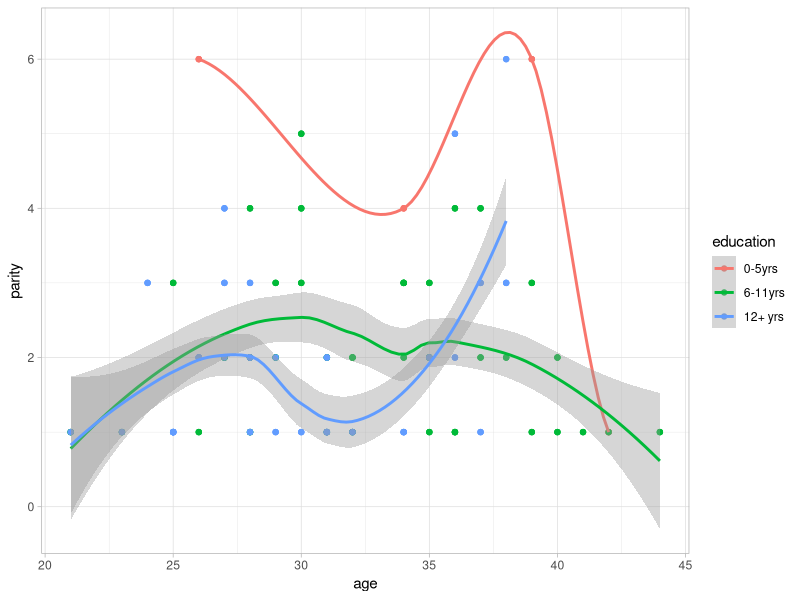

Write R code to recreate this figure.
library(ggplot2)
ggplot(infert, aes(x=age,y=parity, color=education))+
  geom_point()+
  geom_smooth()+
  theme_light()

